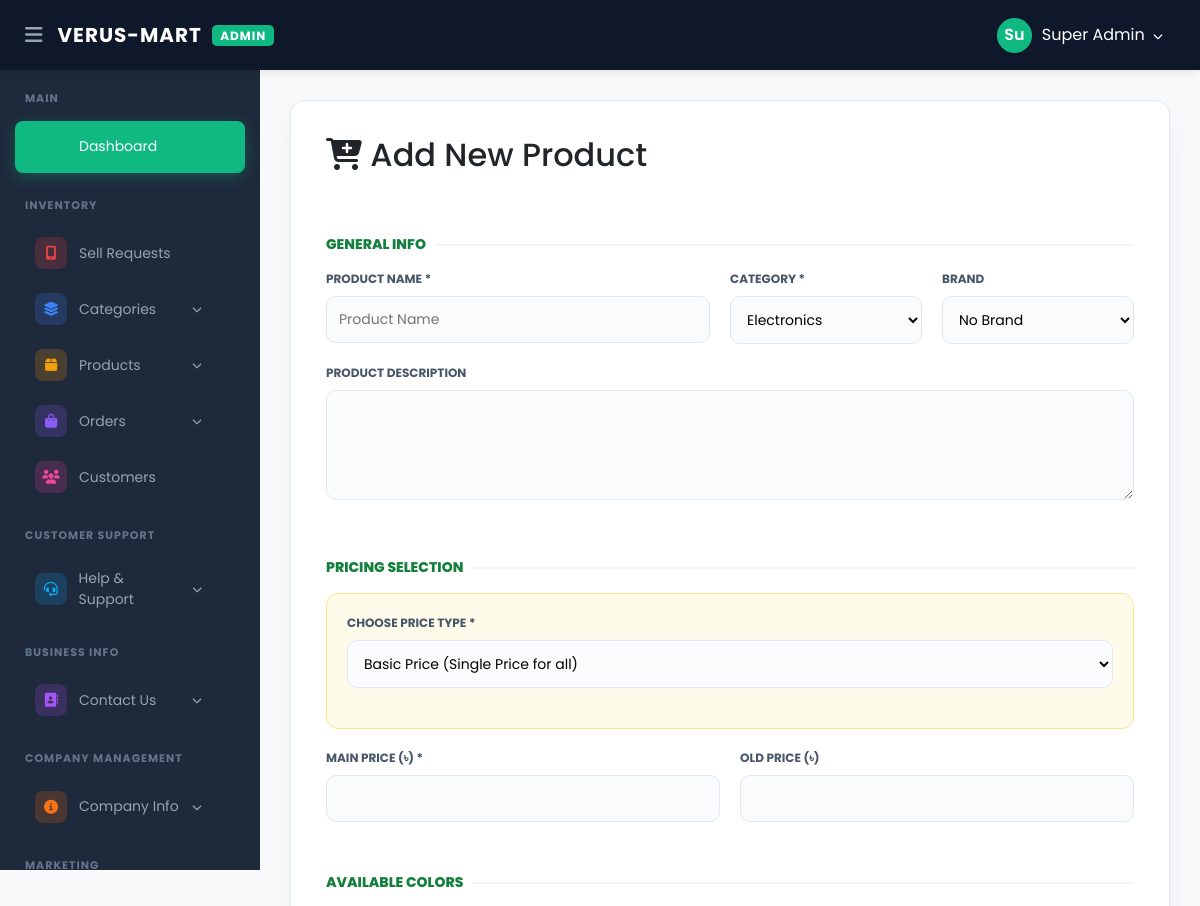
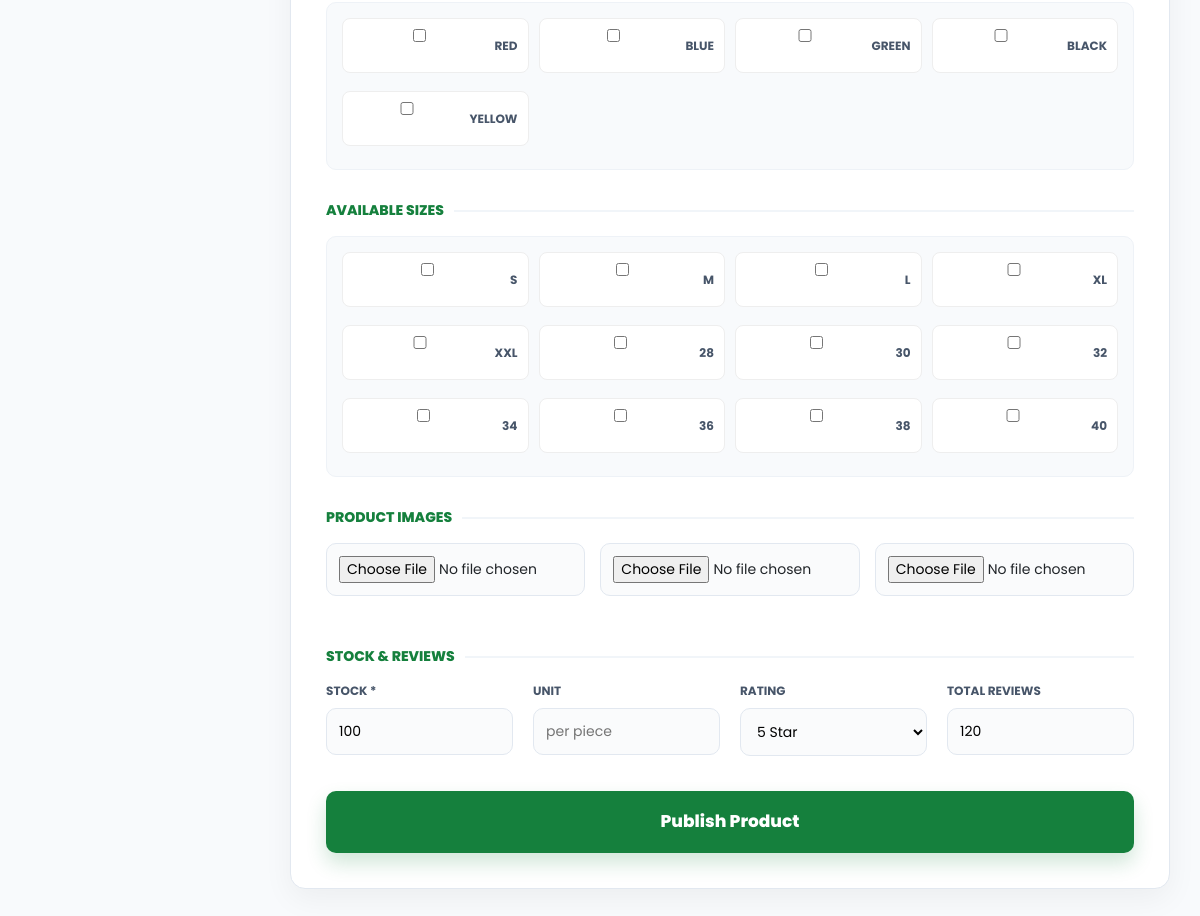
The app's page /verusmart/admin/add_product.php (signed in) with its own data (2 pictures, top to bottom).
### tables this page shows
CREATE TABLE `colors` (
  `id` int(11) NOT NULL,
  `color_name` varchar(50) NOT NULL,
  `color_code` varchar(20) DEFAULT NULL
);

CREATE TABLE `sizes` (
  `id` int(11) NOT NULL,
  `size_name` varchar(50) NOT NULL
);

### verusmart/admin/add_product.php (the view, shortened to what this page needs)
<?php
include 'header.php';
include 'sidebar.php';
?>
<div class="content-wrapper">
    <div class="card">
        <h2 style="margin-bottom:30px;"><i class="fa-solid fa-cart-plus"></i> Add New Product</h2>
        <form action="" method="POST" enctype="multipart/form-data">
            <div class="section-label">General Info</div>
            <div style="display: grid; grid-template-columns: 2fr 1fr 1fr; gap: 20px;">
                <div><label>Product Name *</label><input type="text" name="name" placeholder="Product Name" required></div>
                <div>
                    <label>Category *</label>
                    <select name="category_id" required>
                        <?php $cats = mysqli_query($conn, "SELECT id, name FROM categories"); while($c = mysqli_fetch_assoc($cats)){ echo "<option value='".$c['id']."'>".$c['name']."</option>"; } ?>
                    </select>
                </div>
                <div><label>Brand</label><select name="brand_id"><option value="0">No Brand</option></select></div>
            </div>
            <label>Product Description</label>
            <textarea name="description" rows="4"></textarea>
            <div class="section-label">Pricing Selection</div>
            <div class="pricing-toggle-box">
                <label>Choose Price Type *</label>
                <select name="price_type" id="price_type_select" onchange="togglePriceFields()" required>
                    <option value="basic">Basic Price (Single Price for all)</option>
                </select>
            </div>
            <div id="basic_price_section">
                <div style="display: grid; grid-template-columns: 1fr 1fr; gap: 20px;">
                    <div><label>Main Price (৳) *</label><input type="number" step="0.01" name="main_price" id="main_price_input"></div>
                    <div><label>Old Price (৳)</label><input type="number" step="0.01" name="main_old_price"></div>
                </div>
            </div>
            <div class="section-label">Available Colors</div>
            <div class="checkbox-container">
                <?php $colors = mysqli_query($conn, "SELECT * FROM colors"); while($c = mysqli_fetch_assoc($colors)){ ?>
                    <label class="check-item"><input type="checkbox" name="colors[]" value="<?php echo $c['id']; ?>"> <span><?php echo $c['color_name']; ?></span></label>
                <?php } ?>
            </div>
            <div class="section-label">Available Sizes</div>
            <div class="checkbox-container">
                <?php $sizes = mysqli_query($conn, "SELECT * FROM sizes"); while($s = mysqli_fetch_assoc($sizes)){ ?>
                    <label class="check-item"><input type="checkbox" name="sizes[]" value="<?php echo $s['id']; ?>"> <span><?php echo $s['size_name']; ?></span></label>
                <?php } ?>
            </div>
            <div class="section-label">Product Images</div>
            <div style="display:grid; grid-template-columns: repeat(3, 1fr); gap:15px;">
                <input type="file" name="p_img" required>
                <input type="file" name="p_img_2">
                <input type="file" name="p_img_3">
            </div>
            <div class="section-label">Stock & Reviews</div>
            <div style="display: grid; grid-template-columns: repeat(4, 1fr); gap: 20px;">
                <div><label>Stock *</label><input type="number" name="stock" value="100" required></div>
                <div><label>Unit</label><input type="text" name="unit" placeholder="per piece"></div>
                <div><label>Rating</label><select name="rating"><option value="5">5 Star</option><option value="4">4 Star</option></select></div>
                <div><label>Total Reviews</label><input type="number" name="total_reviews" value="120"></div>
            </div>
            <button type="submit" name="add_product" class="btn-save">Publish Product</button>
        </form>
    </div>
</div>
</body>
</html>

### verusmart/admin/header.php (style rules this page uses)
:root { --sidebar-width: 260px; --top-bg: #0f172a; --primary-blue: #3b82f6; }
* { margin: 0; padding: 0; box-sizing: border-box; font-family: 'Poppins', sans-serif; }
body { background: #f8fafc; overflow-x: hidden; }

### verusmart/admin/add_product.php (style rules this page uses)
:root { --sidebar-width: 260px; --primary: #15803d; --bg: #f8fafc; }
.content-wrapper { margin-left: var(--sidebar-width); padding: 100px 30px; width: calc(100% - var(--sidebar-width)); box-sizing: border-box; }
.card { background: #fff; border-radius: 15px; padding: 35px; box-shadow: 0 10px 30px rgba(0,0,0,0.05); border: 1px solid #e2e8f0; }
.section-label { font-size: 14px; font-weight: 800; color: var(--primary); text-transform: uppercase; margin: 30px 0 15px; display: flex; align-items: center; gap: 10px; }
.section-label::after { content: ""; height: 2px; flex: 1; background: #f1f5f9; }
label { display: block; font-size: 12px; font-weight: 700; color: #475569; margin-bottom: 8px; text-transform: uppercase; }
input, select, textarea { width: 100%; padding: 12px; border: 1px solid #e2e8f0; border-radius: 10px; margin-bottom: 20px; outline: none; font-size: 14px; background: #fafbfc; }
.checkbox-container { display: grid; grid-template-columns: repeat(auto-fill, minmax(150px, 1fr)); gap: 10px; background: #f8fafc; padding: 15px; border-radius: 10px; border: 1px solid #eef2f7; margin-bottom: 25px; }
.check-item { display: flex; align-items: center; gap: 8px; background: #fff; padding: 10px; border-radius: 8px; border: 1px solid #eee; cursor: pointer; font-size: 12px; font-weight: 700; }
.pricing-toggle-box { background: #fffbeb; border: 1px solid #fde68a; padding: 20px; border-radius: 12px; margin-bottom: 20px; }
.btn-save { background: var(--primary); color: white; border: none; padding: 18px; border-radius: 10px; cursor: pointer; font-weight: 800; width: 100%; font-size: 17px; margin-top: 15px; box-shadow: 0 10px 20px rgba(21, 128, 61, 0.2); }

### records on screen
colors: color_name "RED"
colors: color_name "BLUE"
colors: color_name "GREEN"
colors: color_name "BLACK"
colors: color_name "YELLOW"
sizes: size_name "S"
sizes: size_name "M"
sizes: size_name "L"
sizes: size_name "XL"
sizes: size_name "XXL"
sizes: size_name "28"
sizes: size_name "30"
sizes: size_name "32"
sizes: size_name "34"
sizes: size_name "36"
sizes: size_name "38"
sizes: size_name "40"

### other values on screen
substr($_SESSION['admin_name'], 0, 2) "Su"
$_SESSION['admin_name'] "Super Admin"
form field category_id "Electronics"
